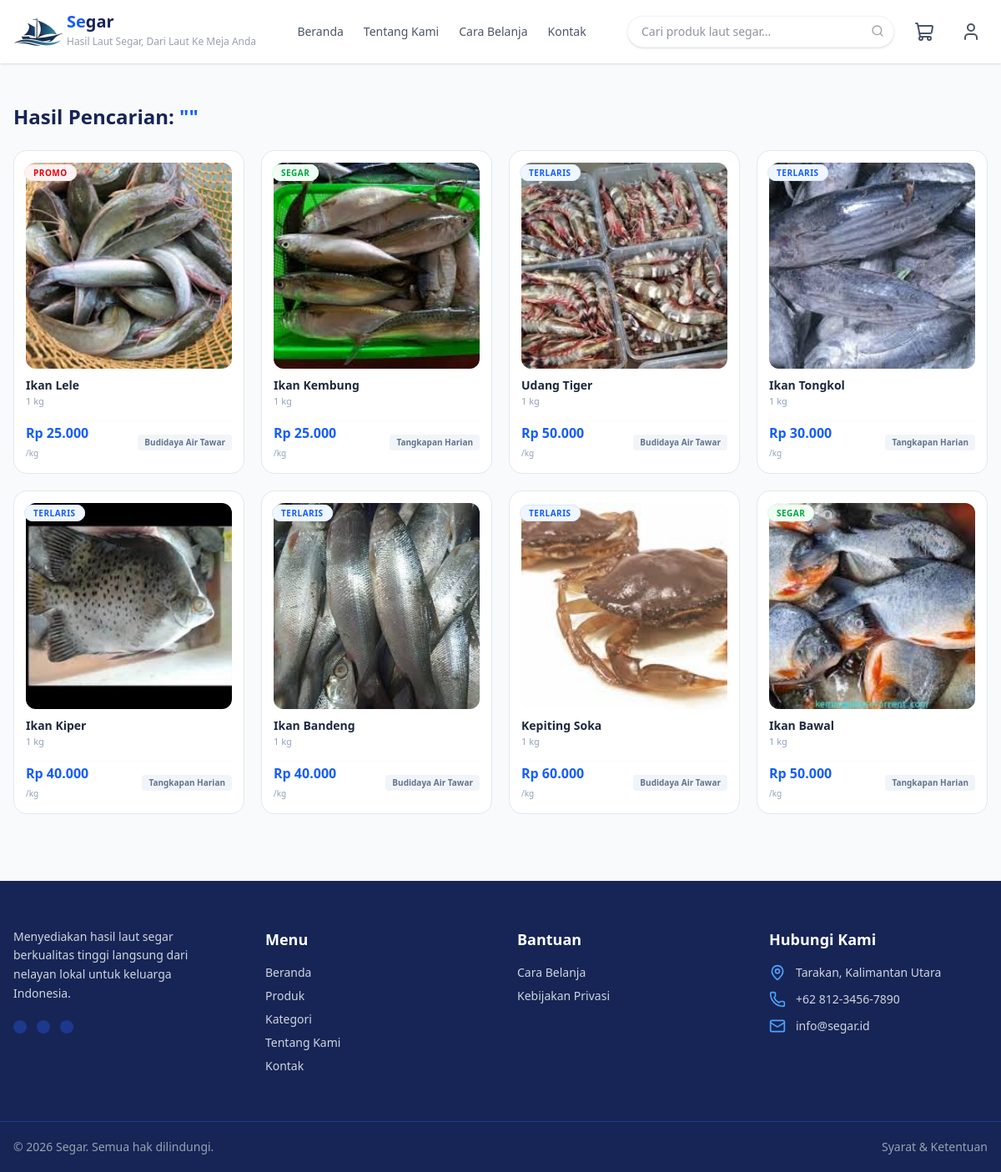
/pages/search.php (signed in), run on the app's committed database.
### tables this page shows
CREATE TABLE `products` (
  `id` int(11) NOT NULL,
  `user_id` int(11) NOT NULL,
  `nama_produk` varchar(150) NOT NULL,
  `slug` varchar(150) DEFAULT NULL,
  `kategori` varchar(50) DEFAULT NULL,
  `deskripsi` text DEFAULT NULL,
  `harga` decimal(12,2) NOT NULL,
  `stok` int(11) DEFAULT 0,
  `berat` decimal(8,2) DEFAULT NULL,
  `satuan` varchar(20) DEFAULT NULL,
  `asal_produk` varchar(100) DEFAULT NULL,
  `badge` varchar(50) DEFAULT NULL,
  `status` enum('aktif','nonaktif') DEFAULT 'aktif',
  `created_at` timestamp NOT NULL DEFAULT current_timestamp(),
  `updated_at` timestamp NULL DEFAULT NULL
);

### pages/search.php (the view, shortened to what this page needs)
<?php
include '../config/koneksi.php';
$search_query = isset($_GET['q']) ? mysqli_real_escape_string($conn, $_GET['q']) : '';
$query = "SELECT p.*,
          (SELECT pi.nama_file FROM product_images pi WHERE pi.product_id = p.id LIMIT 1) as gambar_utama
          FROM products p
          WHERE p.status = 'aktif'
          AND (p.nama_produk LIKE '%$search_query%' OR p.slug LIKE '%$search_query%')
          ORDER BY p.id DESC";
$result = mysqli_query($conn, $query);
?>
<!DOCTYPE html>
<html lang="id">
    <?php include '../includes/head.php'; ?>
<body class="bg-gray-50 text-gray-800 font-sans">
    <?php include '../includes/header.php'; ?>
    <main class="max-w-7xl mx-auto px-4 my-12">
        <h2 class="text-2xl font-bold text-blue-950 mb-6">
            Hasil Pencarian: <span class="text-blue-600">"<?= htmlspecialchars($search_query); ?>"</span>
        </h2>
        <?php if (mysqli_num_rows($result) > 0): ?>
            <div class="grid grid-cols-1 sm:grid-cols-2 md:grid-cols-3 lg:grid-cols-4 xl:grid-cols-5 gap-5">
                <?php while ($row = mysqli_fetch_assoc($result)):
                    $badge_text = !empty($row['badge']) ? htmlspecialchars($row['badge']) : 'SEGAR';
                    $badge_class = ($badge_text === 'TERLARIS') ? 'bg-blue-50 text-blue-600 border-blue-100' : (($badge_text === 'PROMO') ? 'bg-red-50 text-red-600 border-red-100' : 'bg-green-50 text-green-600 border-green-100');
                    $icon = str_contains(strtolower($row['kategori'] ?? ''), 'udang') ? 'shrimp' : (str_contains(strtolower($row['kategori'] ?? ''), 'kepiting') ? 'crab' : 'fish');
                ?>
                <a href="product-details.php?produk=<?= $row['slug']; ?>" class="w-full bg-white border border-slate-200 rounded-2xl p-3.5 hover:shadow-sm hover:-translate-y-[2px] transition-all duration-200 relative flex flex-col group">
                    <div class="absolute top-3 left-3 z-10">
                        <span class="<?= $badge_class; ?> text-[10px] font-bold px-2.5 py-0.5 rounded-full uppercase tracking-wider border">
                            <?= $badge_text; ?>
                        </span>
                    </div>
                    <div class="w-full aspect-square flex items-center justify-center overflow-hidden rounded-xl mb-2.5 bg-slate-50 relative">
                        <?php if (!empty($row['gambar_utama']) && file_exists("../assets/img/product-image/" . $row['gambar_utama'])): ?>
                            <img src="../assets/img/product-image/<?= $row['gambar_utama']; ?>" alt="<?= htmlspecialchars($row['nama_produk']); ?>" class="w-full h-full object-cover">
                        <?php else: ?>
                            <div class="w-full h-full flex items-center justify-center text-blue-500/70 p-1">
                                <i data-lucide="<?= $icon; ?>" class="w-14 h-14"></i>
                            </div>
                        <?php endif; ?>
                    </div>
                    <div class="space-y-0.5 mb-2.5 flex-1 flex flex-col">
                        <h4 class="font-bold text-slate-800 text-sm leading-snug line-clamp-2" title="<?= htmlspecialchars($row['nama_produk']); ?>">
                            <?= htmlspecialchars($row['nama_produk']); ?>
                        </h4>
                        <p class="text-[11px] text-slate-400 mt-auto font-medium">
                            <?= number_format($row['berat'], 0); ?> <?= htmlspecialchars($row['satuan'] ?? 'kg'); ?>
                        </p>
                    </div>
                    <div class="flex items-center justify-between pt-1 border-t border-slate-50 mt-1">
                        <div>
                            <span class="text-blue-600 font-extrabold text-sm md:text-base block leading-tight">
                                Rp <?= number_format($row['harga'], 0, ',', '.'); ?>
                            </span>
                            <span class="text-[10px] text-slate-400">/<?= htmlspecialchars($row['satuan'] ?? 'kg'); ?></span>
                        </div>
                        <div class="text-right max-w-[50%]">
                            <span class="text-[10px] font-semibold text-slate-500 bg-slate-100 px-2 py-0.5 rounded truncate block" title="<?= htmlspecialchars($row['asal_produk'] ?? 'Lokal'); ?>">
                                <?= !empty($row['asal_produk']) ? htmlspecialchars($row['asal_produk']) : 'Lokal'; ?>
                            </span>
                        </div>
                    </div>
                </a>
                <?php endwhile; ?>
            </div>
        <?php endif; ?>
    </main>
    <?php include '../includes/footer.php'; include '../includes/script.php'; ?>
</body>
</html>

### data on the page
products: badge "PROMO", shows a picture, nama_produk "Ikan Lele", berat "1", satuan "kg", harga "25.000", asal_produk "Budidaya Air Tawar"
products: badge "SEGAR", shows a picture, nama_produk "Ikan Kembung", berat "1", satuan "kg", harga "25.000", asal_produk "Tangkapan Harian"
products: badge "TERLARIS", shows a picture, nama_produk "Udang Tiger", berat "1", satuan "kg", harga "50.000", asal_produk "Budidaya Air Tawar"
products: badge "TERLARIS", shows a picture, nama_produk "Ikan Tongkol", berat "1", satuan "kg", harga "30.000", asal_produk "Tangkapan Harian"
products: badge "TERLARIS", shows a picture, nama_produk "Ikan Kiper", berat "1", satuan "kg", harga "40.000", asal_produk "Tangkapan Harian"
products: badge "TERLARIS", shows a picture, nama_produk "Ikan Bandeng", berat "1", satuan "kg", harga "40.000", asal_produk "Budidaya Air Tawar"
products: badge "TERLARIS", shows a picture, nama_produk "Kepiting Soka", berat "1", satuan "kg", harga "60.000", asal_produk "Budidaya Air Tawar"
products: badge "SEGAR", shows a picture, nama_produk "Ikan Bawal", berat "1", satuan "kg", harga "50.000", asal_produk "Tangkapan Harian"
